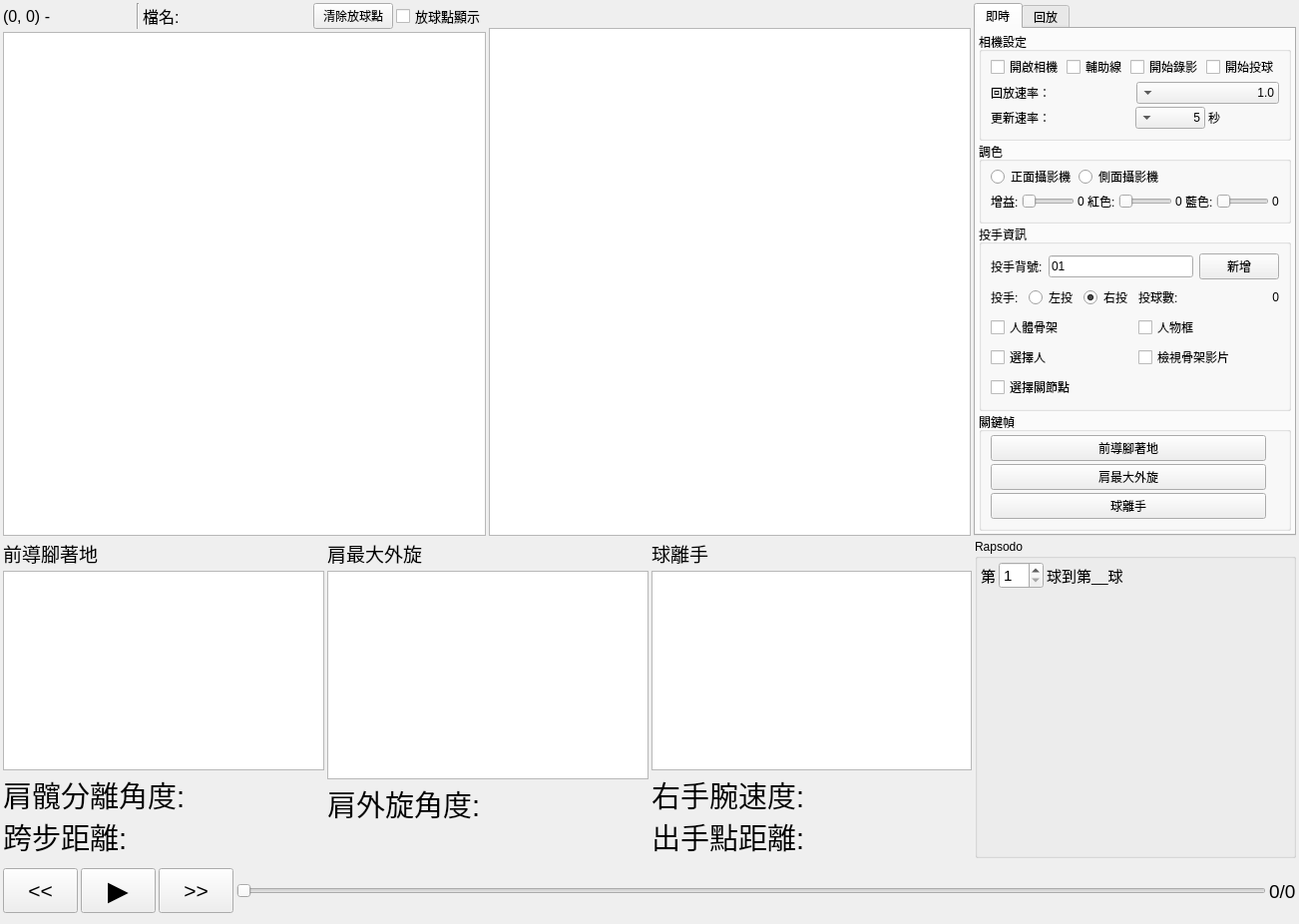
<?xml version="1.0" encoding="UTF-8"?>
<ui version="4.0">
 <class>pitch_ui</class>
 <widget class="QWidget" name="pitch_ui">
  <property name="geometry">
   <rect>
    <x>0</x>
    <y>0</y>
    <width>1302</width>
    <height>833</height>
   </rect>
  </property>
  <property name="windowTitle">
   <string>Form</string>
  </property>
  <layout class="QVBoxLayout" name="verticalLayout_11">
   <property name="spacing">
    <number>3</number>
   </property>
   <property name="leftMargin">
    <number>3</number>
   </property>
   <property name="topMargin">
    <number>3</number>
   </property>
   <property name="rightMargin">
    <number>3</number>
   </property>
   <property name="bottomMargin">
    <number>3</number>
   </property>
   <item>
    <layout class="QHBoxLayout" name="horizontalLayout_20" stretch="2,2,1">
     <property name="spacing">
      <number>3</number>
     </property>
     <item>
      <layout class="QVBoxLayout" name="verticalLayout_3">
       <property name="spacing">
        <number>3</number>
       </property>
       <item>
        <layout class="QHBoxLayout" name="horizontalLayout_19">
         <item>
          <widget class="QLabel" name="ResolutionLabel">
           <property name="sizePolicy">
            <sizepolicy hsizetype="Expanding" vsizetype="Preferred">
             <horstretch>0</horstretch>
             <verstretch>0</verstretch>
            </sizepolicy>
           </property>
           <property name="maximumSize">
            <size>
             <width>16777215</width>
             <height>30</height>
            </size>
           </property>
           <property name="font">
            <font>
             <family>Arial</family>
             <pointsize>12</pointsize>
            </font>
           </property>
           <property name="text">
            <string>(0, 0) - </string>
           </property>
          </widget>
         </item>
         <item>
          <widget class="Line" name="line">
           <property name="orientation">
            <enum>Qt::Vertical</enum>
           </property>
          </widget>
         </item>
         <item>
          <widget class="QLabel" name="fileNameLabel">
           <property name="font">
            <font>
             <pointsize>12</pointsize>
            </font>
           </property>
           <property name="text">
            <string>檔名:</string>
           </property>
          </widget>
         </item>
         <item>
          <spacer name="horizontalSpacer_5">
           <property name="orientation">
            <enum>Qt::Horizontal</enum>
           </property>
           <property name="sizeHint" stdset="0">
            <size>
             <width>40</width>
             <height>20</height>
            </size>
           </property>
          </spacer>
         </item>
         <item>
          <widget class="QPushButton" name="resetBRBtn">
           <property name="sizePolicy">
            <sizepolicy hsizetype="Preferred" vsizetype="Preferred">
             <horstretch>0</horstretch>
             <verstretch>0</verstretch>
            </sizepolicy>
           </property>
           <property name="text">
            <string>清除放球點</string>
           </property>
          </widget>
         </item>
         <item>
          <widget class="QCheckBox" name="showBR_checkBox">
           <property name="sizePolicy">
            <sizepolicy hsizetype="Preferred" vsizetype="Preferred">
             <horstretch>0</horstretch>
             <verstretch>0</verstretch>
            </sizepolicy>
           </property>
           <property name="font">
            <font>
             <pointsize>10</pointsize>
            </font>
           </property>
           <property name="text">
            <string>放球點顯示</string>
           </property>
           <property name="checked">
            <bool>false</bool>
           </property>
          </widget>
         </item>
        </layout>
       </item>
       <item>
        <widget class="QGraphicsView" name="FrameView">
         <property name="sizePolicy">
          <sizepolicy hsizetype="Expanding" vsizetype="Expanding">
           <horstretch>0</horstretch>
           <verstretch>0</verstretch>
          </sizepolicy>
         </property>
         <property name="minimumSize">
          <size>
           <width>480</width>
           <height>272</height>
          </size>
         </property>
         <property name="baseSize">
          <size>
           <width>640</width>
           <height>362</height>
          </size>
         </property>
        </widget>
       </item>
      </layout>
     </item>
     <item>
      <layout class="QVBoxLayout" name="verticalLayout_5">
       <property name="spacing">
        <number>3</number>
       </property>
       <item>
        <layout class="QHBoxLayout" name="horizontalLayout_15">
         <item>
          <widget class="QLabel" name="RecordStatelabel">
           <property name="sizePolicy">
            <sizepolicy hsizetype="Preferred" vsizetype="Preferred">
             <horstretch>0</horstretch>
             <verstretch>0</verstretch>
            </sizepolicy>
           </property>
           <property name="minimumSize">
            <size>
             <width>0</width>
             <height>0</height>
            </size>
           </property>
           <property name="font">
            <font>
             <pointsize>14</pointsize>
            </font>
           </property>
           <property name="text">
            <string/>
           </property>
          </widget>
         </item>
         <item>
          <widget class="QLabel" name="StateLabel">
           <property name="font">
            <font>
             <pointsize>14</pointsize>
            </font>
           </property>
           <property name="text">
            <string/>
           </property>
          </widget>
         </item>
        </layout>
       </item>
       <item>
        <widget class="QGraphicsView" name="FrameView_2">
         <property name="sizePolicy">
          <sizepolicy hsizetype="Expanding" vsizetype="Expanding">
           <horstretch>0</horstretch>
           <verstretch>0</verstretch>
          </sizepolicy>
         </property>
         <property name="minimumSize">
          <size>
           <width>480</width>
           <height>272</height>
          </size>
         </property>
         <property name="baseSize">
          <size>
           <width>640</width>
           <height>362</height>
          </size>
         </property>
        </widget>
       </item>
      </layout>
     </item>
     <item>
      <widget class="QTabWidget" name="tabWidget">
       <property name="sizePolicy">
        <sizepolicy hsizetype="Preferred" vsizetype="Preferred">
         <horstretch>0</horstretch>
         <verstretch>0</verstretch>
        </sizepolicy>
       </property>
       <property name="minimumSize">
        <size>
         <width>0</width>
         <height>0</height>
        </size>
       </property>
       <property name="currentIndex">
        <number>0</number>
       </property>
       <widget class="QWidget" name="tab">
        <attribute name="title">
         <string>即時</string>
        </attribute>
        <layout class="QVBoxLayout" name="verticalLayout_6">
         <property name="spacing">
          <number>1</number>
         </property>
         <property name="leftMargin">
          <number>3</number>
         </property>
         <property name="topMargin">
          <number>3</number>
         </property>
         <property name="rightMargin">
          <number>3</number>
         </property>
         <property name="bottomMargin">
          <number>3</number>
         </property>
         <item>
          <widget class="QGroupBox" name="camerSettingGroupBox">
           <property name="title">
            <string>相機設定</string>
           </property>
           <layout class="QVBoxLayout" name="verticalLayout_9">
            <property name="spacing">
             <number>3</number>
            </property>
            <property name="topMargin">
             <number>3</number>
            </property>
            <item>
             <layout class="QHBoxLayout" name="horizontalLayout_5">
              <item>
               <widget class="QCheckBox" name="cameraCheckBox">
                <property name="text">
                 <string>開啟相機</string>
                </property>
               </widget>
              </item>
              <item>
               <widget class="QCheckBox" name="showLineCheckBox">
                <property name="text">
                 <string>輔助線</string>
                </property>
               </widget>
              </item>
              <item>
               <widget class="QCheckBox" name="recordCheckBox">
                <property name="text">
                 <string>開始錄影</string>
                </property>
               </widget>
              </item>
              <item>
               <widget class="QCheckBox" name="startPitchCheckBox">
                <property name="text">
                 <string>開始投球</string>
                </property>
               </widget>
              </item>
             </layout>
            </item>
            <item>
             <layout class="QHBoxLayout" name="horizontalLayout_2">
              <item>
               <widget class="QLabel" name="label">
                <property name="text">
                 <string>回放速率：</string>
                </property>
               </widget>
              </item>
              <item>
               <widget class="QComboBox" name="slowMotionInput">
                <property name="font">
                 <font>
                  <kerning>true</kerning>
                 </font>
                </property>
                <property name="layoutDirection">
                 <enum>Qt::RightToLeft</enum>
                </property>
                <item>
                 <property name="text">
                  <string>1.0</string>
                 </property>
                </item>
                <item>
                 <property name="text">
                  <string>0.75</string>
                 </property>
                </item>
                <item>
                 <property name="text">
                  <string>0.5</string>
                 </property>
                </item>
                <item>
                 <property name="text">
                  <string>0.25</string>
                 </property>
                </item>
               </widget>
              </item>
             </layout>
            </item>
            <item>
             <layout class="QHBoxLayout" name="horizontalLayout_23" stretch="2,1,1">
              <property name="spacing">
               <number>3</number>
              </property>
              <item>
               <widget class="QLabel" name="label_5">
                <property name="text">
                 <string>更新速率：</string>
                </property>
               </widget>
              </item>
              <item>
               <widget class="QComboBox" name="comboBox">
                <property name="layoutDirection">
                 <enum>Qt::RightToLeft</enum>
                </property>
                <item>
                 <property name="text">
                  <string>5</string>
                 </property>
                </item>
                <item>
                 <property name="text">
                  <string>10</string>
                 </property>
                </item>
                <item>
                 <property name="text">
                  <string>20</string>
                 </property>
                </item>
                <item>
                 <property name="text">
                  <string>0</string>
                 </property>
                </item>
               </widget>
              </item>
              <item>
               <widget class="QLabel" name="label_6">
                <property name="sizePolicy">
                 <sizepolicy hsizetype="Preferred" vsizetype="Preferred">
                  <horstretch>0</horstretch>
                  <verstretch>0</verstretch>
                 </sizepolicy>
                </property>
                <property name="text">
                 <string>秒</string>
                </property>
               </widget>
              </item>
             </layout>
            </item>
           </layout>
          </widget>
         </item>
         <item>
          <widget class="QGroupBox" name="groupBox">
           <property name="title">
            <string>調色</string>
           </property>
           <layout class="QVBoxLayout" name="verticalLayout">
            <property name="spacing">
             <number>3</number>
            </property>
            <property name="topMargin">
             <number>3</number>
            </property>
            <item>
             <layout class="QHBoxLayout" name="horizontalLayout_7">
              <item>
               <widget class="QRadioButton" name="frontCamera">
                <property name="sizePolicy">
                 <sizepolicy hsizetype="Minimum" vsizetype="Preferred">
                  <horstretch>0</horstretch>
                  <verstretch>0</verstretch>
                 </sizepolicy>
                </property>
                <property name="text">
                 <string>正面攝影機</string>
                </property>
               </widget>
              </item>
              <item>
               <widget class="QRadioButton" name="sideCamera">
                <property name="sizePolicy">
                 <sizepolicy hsizetype="Minimum" vsizetype="Preferred">
                  <horstretch>0</horstretch>
                  <verstretch>0</verstretch>
                 </sizepolicy>
                </property>
                <property name="text">
                 <string>側面攝影機</string>
                </property>
               </widget>
              </item>
              <item>
               <spacer name="horizontalSpacer_2">
                <property name="orientation">
                 <enum>Qt::Horizontal</enum>
                </property>
                <property name="sizeHint" stdset="0">
                 <size>
                  <width>40</width>
                  <height>20</height>
                 </size>
                </property>
               </spacer>
              </item>
             </layout>
            </item>
            <item>
             <layout class="QHBoxLayout" name="horizontalLayout_14">
              <item>
               <layout class="QHBoxLayout" name="horizontalLayout_9">
                <item>
                 <widget class="QLabel" name="gain">
                  <property name="text">
                   <string>增益:</string>
                  </property>
                 </widget>
                </item>
                <item>
                 <widget class="QSlider" name="gainSlider">
                  <property name="sizePolicy">
                   <sizepolicy hsizetype="Expanding" vsizetype="Fixed">
                    <horstretch>0</horstretch>
                    <verstretch>0</verstretch>
                   </sizepolicy>
                  </property>
                  <property name="orientation">
                   <enum>Qt::Horizontal</enum>
                  </property>
                 </widget>
                </item>
                <item>
                 <widget class="QLabel" name="gain_value">
                  <property name="text">
                   <string>0</string>
                  </property>
                 </widget>
                </item>
               </layout>
              </item>
              <item>
               <layout class="QHBoxLayout" name="horizontalLayout_11">
                <item>
                 <widget class="QLabel" name="red_ratio">
                  <property name="text">
                   <string>紅色:</string>
                  </property>
                 </widget>
                </item>
                <item>
                 <widget class="QSlider" name="redRatioSlider">
                  <property name="sizePolicy">
                   <sizepolicy hsizetype="Expanding" vsizetype="Fixed">
                    <horstretch>0</horstretch>
                    <verstretch>0</verstretch>
                   </sizepolicy>
                  </property>
                  <property name="orientation">
                   <enum>Qt::Horizontal</enum>
                  </property>
                 </widget>
                </item>
                <item>
                 <widget class="QLabel" name="red_ratio_value">
                  <property name="text">
                   <string>0</string>
                  </property>
                 </widget>
                </item>
               </layout>
              </item>
              <item>
               <layout class="QHBoxLayout" name="horizontalLayout_13">
                <item>
                 <widget class="QLabel" name="blue_ratio">
                  <property name="text">
                   <string>藍色:</string>
                  </property>
                 </widget>
                </item>
                <item>
                 <widget class="QSlider" name="blueRatioSlider">
                  <property name="sizePolicy">
                   <sizepolicy hsizetype="Expanding" vsizetype="Fixed">
                    <horstretch>0</horstretch>
                    <verstretch>0</verstretch>
                   </sizepolicy>
                  </property>
                  <property name="orientation">
                   <enum>Qt::Horizontal</enum>
                  </property>
                 </widget>
                </item>
                <item>
                 <widget class="QLabel" name="blue_ratio_value">
                  <property name="text">
                   <string>0</string>
                  </property>
                 </widget>
                </item>
               </layout>
              </item>
             </layout>
            </item>
           </layout>
          </widget>
         </item>
         <item>
          <widget class="QGroupBox" name="displayGroupBox">
           <property name="title">
            <string>投手資訊</string>
           </property>
           <layout class="QGridLayout" name="gridLayout">
            <item row="1" column="0">
             <widget class="QCheckBox" name="showSkeletonCheckBox">
              <property name="text">
               <string>人體骨架</string>
              </property>
              <property name="checked">
               <bool>false</bool>
              </property>
             </widget>
            </item>
            <item row="1" column="1">
             <widget class="QCheckBox" name="showBboxCheckBox">
              <property name="text">
               <string>人物框</string>
              </property>
              <property name="checkable">
               <bool>true</bool>
              </property>
              <property name="checked">
               <bool>false</bool>
              </property>
             </widget>
            </item>
            <item row="0" column="0" colspan="2">
             <layout class="QVBoxLayout" name="verticalLayout_10">
              <item>
               <layout class="QHBoxLayout" name="horizontalLayout_6">
                <item>
                 <widget class="QLabel" name="label_2">
                  <property name="text">
                   <string>投手背號:</string>
                  </property>
                 </widget>
                </item>
                <item>
                 <layout class="QHBoxLayout" name="horizontalLayout_12">
                  <item>
                   <widget class="QLineEdit" name="PitcherID">
                    <property name="text">
                     <string>01</string>
                    </property>
                   </widget>
                  </item>
                  <item>
                   <widget class="QPushButton" name="addPitcherButton">
                    <property name="text">
                     <string>新增</string>
                    </property>
                   </widget>
                  </item>
                 </layout>
                </item>
               </layout>
              </item>
              <item>
               <layout class="QHBoxLayout" name="horizontalLayout">
                <item>
                 <layout class="QHBoxLayout" name="horizontalLayout_8">
                  <item>
                   <widget class="QLabel" name="pitchLabel">
                    <property name="text">
                     <string>投手:</string>
                    </property>
                   </widget>
                  </item>
                  <item>
                   <widget class="QRadioButton" name="pitchInput_L">
                    <property name="text">
                     <string>左投</string>
                    </property>
                   </widget>
                  </item>
                  <item>
                   <widget class="QRadioButton" name="pitchInput">
                    <property name="text">
                     <string>右投</string>
                    </property>
                    <property name="checked">
                     <bool>true</bool>
                    </property>
                   </widget>
                  </item>
                 </layout>
                </item>
                <item>
                 <layout class="QHBoxLayout" name="horizontalLayout_3">
                  <item>
                   <widget class="QLabel" name="PLabel">
                    <property name="sizePolicy">
                     <sizepolicy hsizetype="Preferred" vsizetype="Fixed">
                      <horstretch>0</horstretch>
                      <verstretch>0</verstretch>
                     </sizepolicy>
                    </property>
                    <property name="text">
                     <string>投球數:</string>
                    </property>
                   </widget>
                  </item>
                  <item>
                   <widget class="QLabel" name="PitchCountLabel">
                    <property name="sizePolicy">
                     <sizepolicy hsizetype="Preferred" vsizetype="Fixed">
                      <horstretch>0</horstretch>
                      <verstretch>0</verstretch>
                     </sizepolicy>
                    </property>
                    <property name="minimumSize">
                     <size>
                      <width>0</width>
                      <height>0</height>
                     </size>
                    </property>
                    <property name="text">
                     <string>0</string>
                    </property>
                    <property name="alignment">
                     <set>Qt::AlignRight|Qt::AlignTrailing|Qt::AlignVCenter</set>
                    </property>
                   </widget>
                  </item>
                 </layout>
                </item>
               </layout>
              </item>
             </layout>
            </item>
            <item row="3" column="0">
             <widget class="QCheckBox" name="selectKptCheckBox">
              <property name="text">
               <string>選擇關節點</string>
              </property>
             </widget>
            </item>
            <item row="2" column="0">
             <widget class="QCheckBox" name="selectCheckBox">
              <property name="text">
               <string>選擇人</string>
              </property>
              <property name="checked">
               <bool>false</bool>
              </property>
             </widget>
            </item>
            <item row="2" column="1">
             <widget class="QCheckBox" name="skeletonVideoCheckBox">
              <property name="text">
               <string>檢視骨架影片</string>
              </property>
             </widget>
            </item>
           </layout>
          </widget>
         </item>
         <item>
          <widget class="QGroupBox" name="KeyFrameGroupBox">
           <property name="title">
            <string>關鍵幀</string>
           </property>
           <layout class="QGridLayout" name="gridLayout_5">
            <property name="topMargin">
             <number>3</number>
            </property>
            <property name="verticalSpacing">
             <number>3</number>
            </property>
            <item row="0" column="1">
             <widget class="QLabel" name="footContact_label">
              <property name="text">
               <string/>
              </property>
              <property name="alignment">
               <set>Qt::AlignRight|Qt::AlignTrailing|Qt::AlignVCenter</set>
              </property>
             </widget>
            </item>
            <item row="1" column="1">
             <widget class="QLabel" name="maxER_label">
              <property name="text">
               <string/>
              </property>
              <property name="alignment">
               <set>Qt::AlignRight|Qt::AlignTrailing|Qt::AlignVCenter</set>
              </property>
             </widget>
            </item>
            <item row="2" column="1">
             <widget class="QLabel" name="release_label">
              <property name="text">
               <string/>
              </property>
              <property name="alignment">
               <set>Qt::AlignRight|Qt::AlignTrailing|Qt::AlignVCenter</set>
              </property>
             </widget>
            </item>
            <item row="0" column="0">
             <widget class="QPushButton" name="footContact_ptn">
              <property name="sizePolicy">
               <sizepolicy hsizetype="Expanding" vsizetype="Fixed">
                <horstretch>0</horstretch>
                <verstretch>0</verstretch>
               </sizepolicy>
              </property>
              <property name="text">
               <string>前導腳著地</string>
              </property>
             </widget>
            </item>
            <item row="2" column="0">
             <widget class="QPushButton" name="release_ptn">
              <property name="sizePolicy">
               <sizepolicy hsizetype="Expanding" vsizetype="Fixed">
                <horstretch>0</horstretch>
                <verstretch>0</verstretch>
               </sizepolicy>
              </property>
              <property name="text">
               <string>球離手</string>
              </property>
             </widget>
            </item>
            <item row="1" column="0">
             <widget class="QPushButton" name="maxER_ptn">
              <property name="sizePolicy">
               <sizepolicy hsizetype="Expanding" vsizetype="Fixed">
                <horstretch>0</horstretch>
                <verstretch>0</verstretch>
               </sizepolicy>
              </property>
              <property name="text">
               <string>肩最大外旋</string>
              </property>
             </widget>
            </item>
           </layout>
          </widget>
         </item>
        </layout>
       </widget>
       <widget class="QWidget" name="tab_2">
        <attribute name="title">
         <string>回放</string>
        </attribute>
        <layout class="QGridLayout" name="gridLayout_3">
         <item row="0" column="0">
          <widget class="QGroupBox" name="kptAdjustGroupbox">
           <property name="title">
            <string>選取影片</string>
           </property>
           <layout class="QVBoxLayout" name="verticalLayout_4">
            <property name="leftMargin">
             <number>3</number>
            </property>
            <property name="topMargin">
             <number>3</number>
            </property>
            <property name="rightMargin">
             <number>3</number>
            </property>
            <property name="bottomMargin">
             <number>3</number>
            </property>
            <item>
             <widget class="QTreeWidget" name="videoTree">
              <column>
               <property name="text">
                <string>資料夾</string>
               </property>
              </column>
             </widget>
            </item>
           </layout>
          </widget>
         </item>
        </layout>
       </widget>
      </widget>
     </item>
    </layout>
   </item>
   <item>
    <layout class="QHBoxLayout" name="horizontalLayout_18">
     <property name="spacing">
      <number>3</number>
     </property>
     <item>
      <layout class="QVBoxLayout" name="verticalLayout_2">
       <item>
        <widget class="QLabel" name="FC">
         <property name="font">
          <font>
           <pointsize>14</pointsize>
          </font>
         </property>
         <property name="text">
          <string>前導腳著地</string>
         </property>
        </widget>
       </item>
       <item>
        <widget class="QGraphicsView" name="fcView">
         <property name="sizePolicy">
          <sizepolicy hsizetype="Expanding" vsizetype="Expanding">
           <horstretch>0</horstretch>
           <verstretch>0</verstretch>
          </sizepolicy>
         </property>
         <property name="minimumSize">
          <size>
           <width>0</width>
           <height>200</height>
          </size>
         </property>
         <property name="alignment">
          <set>Qt::AlignLeading|Qt::AlignLeft|Qt::AlignVCenter</set>
         </property>
        </widget>
       </item>
       <item>
        <layout class="QHBoxLayout" name="horizontalLayout_10">
         <item>
          <widget class="QLabel" name="FC_label_2">
           <property name="font">
            <font>
             <pointsize>22</pointsize>
            </font>
           </property>
           <property name="text">
            <string>肩髖分離角度:
跨步距離:</string>
           </property>
          </widget>
         </item>
         <item>
          <widget class="QLabel" name="FC_label">
           <property name="font">
            <font>
             <pointsize>22</pointsize>
            </font>
           </property>
           <property name="text">
            <string/>
           </property>
           <property name="alignment">
            <set>Qt::AlignRight|Qt::AlignTrailing|Qt::AlignVCenter</set>
           </property>
          </widget>
         </item>
         <item>
          <widget class="QLabel" name="FC_label_unit">
           <property name="font">
            <font>
             <pointsize>22</pointsize>
            </font>
           </property>
           <property name="text">
            <string/>
           </property>
          </widget>
         </item>
         <item>
          <spacer name="horizontalSpacer">
           <property name="orientation">
            <enum>Qt::Horizontal</enum>
           </property>
           <property name="sizeHint" stdset="0">
            <size>
             <width>40</width>
             <height>20</height>
            </size>
           </property>
          </spacer>
         </item>
        </layout>
       </item>
      </layout>
     </item>
     <item>
      <layout class="QVBoxLayout" name="verticalLayout_7">
       <item>
        <widget class="QLabel" name="MER">
         <property name="font">
          <font>
           <pointsize>14</pointsize>
          </font>
         </property>
         <property name="text">
          <string>肩最大外旋</string>
         </property>
        </widget>
       </item>
       <item>
        <widget class="QGraphicsView" name="merView">
         <property name="sizePolicy">
          <sizepolicy hsizetype="Expanding" vsizetype="Expanding">
           <horstretch>0</horstretch>
           <verstretch>0</verstretch>
          </sizepolicy>
         </property>
         <property name="minimumSize">
          <size>
           <width>0</width>
           <height>200</height>
          </size>
         </property>
         <property name="alignment">
          <set>Qt::AlignLeading|Qt::AlignLeft|Qt::AlignVCenter</set>
         </property>
        </widget>
       </item>
       <item>
        <layout class="QHBoxLayout" name="horizontalLayout_16">
         <item>
          <widget class="QLabel" name="MER_label_2">
           <property name="font">
            <font>
             <pointsize>22</pointsize>
            </font>
           </property>
           <property name="text">
            <string>肩外旋角度:
</string>
           </property>
          </widget>
         </item>
         <item>
          <widget class="QLabel" name="MER_label">
           <property name="font">
            <font>
             <pointsize>22</pointsize>
            </font>
           </property>
           <property name="text">
            <string/>
           </property>
           <property name="alignment">
            <set>Qt::AlignRight|Qt::AlignTrailing|Qt::AlignVCenter</set>
           </property>
          </widget>
         </item>
         <item>
          <widget class="QLabel" name="MER_label_unit">
           <property name="font">
            <font>
             <pointsize>22</pointsize>
            </font>
           </property>
           <property name="text">
            <string/>
           </property>
          </widget>
         </item>
         <item>
          <spacer name="horizontalSpacer_3">
           <property name="orientation">
            <enum>Qt::Horizontal</enum>
           </property>
           <property name="sizeHint" stdset="0">
            <size>
             <width>40</width>
             <height>20</height>
            </size>
           </property>
          </spacer>
         </item>
        </layout>
       </item>
      </layout>
     </item>
     <item>
      <layout class="QVBoxLayout" name="verticalLayout_8">
       <item>
        <widget class="QLabel" name="BR">
         <property name="font">
          <font>
           <pointsize>14</pointsize>
          </font>
         </property>
         <property name="text">
          <string>球離手</string>
         </property>
        </widget>
       </item>
       <item>
        <widget class="QGraphicsView" name="brView">
         <property name="sizePolicy">
          <sizepolicy hsizetype="Expanding" vsizetype="Expanding">
           <horstretch>0</horstretch>
           <verstretch>0</verstretch>
          </sizepolicy>
         </property>
         <property name="minimumSize">
          <size>
           <width>0</width>
           <height>200</height>
          </size>
         </property>
         <property name="alignment">
          <set>Qt::AlignLeading|Qt::AlignLeft|Qt::AlignVCenter</set>
         </property>
        </widget>
       </item>
       <item>
        <layout class="QHBoxLayout" name="horizontalLayout_17">
         <item>
          <widget class="QLabel" name="BR_label_2">
           <property name="font">
            <font>
             <pointsize>22</pointsize>
            </font>
           </property>
           <property name="text">
            <string>右手腕速度:
出手點距離:</string>
           </property>
          </widget>
         </item>
         <item>
          <widget class="QLabel" name="BR_label">
           <property name="font">
            <font>
             <pointsize>22</pointsize>
            </font>
           </property>
           <property name="text">
            <string/>
           </property>
           <property name="alignment">
            <set>Qt::AlignRight|Qt::AlignTrailing|Qt::AlignVCenter</set>
           </property>
          </widget>
         </item>
         <item>
          <widget class="QLabel" name="BR_label_unit">
           <property name="font">
            <font>
             <pointsize>22</pointsize>
            </font>
           </property>
           <property name="text">
            <string/>
           </property>
          </widget>
         </item>
         <item>
          <spacer name="horizontalSpacer_4">
           <property name="orientation">
            <enum>Qt::Horizontal</enum>
           </property>
           <property name="sizeHint" stdset="0">
            <size>
             <width>40</width>
             <height>20</height>
            </size>
           </property>
          </spacer>
         </item>
        </layout>
       </item>
      </layout>
     </item>
     <item>
      <widget class="QGroupBox" name="groupBox_2">
       <property name="title">
        <string>Rapsodo</string>
       </property>
       <layout class="QVBoxLayout" name="verticalLayout_12">
        <property name="spacing">
         <number>3</number>
        </property>
        <property name="leftMargin">
         <number>3</number>
        </property>
        <property name="topMargin">
         <number>3</number>
        </property>
        <property name="rightMargin">
         <number>3</number>
        </property>
        <property name="bottomMargin">
         <number>3</number>
        </property>
        <item>
         <layout class="QHBoxLayout" name="horizontalLayout_21">
          <item>
           <widget class="QLabel" name="label_3">
            <property name="font">
             <font>
              <pointsize>11</pointsize>
             </font>
            </property>
            <property name="text">
             <string>第</string>
            </property>
           </widget>
          </item>
          <item>
           <widget class="QSpinBox" name="spinBox">
            <property name="font">
             <font>
              <pointsize>11</pointsize>
             </font>
            </property>
            <property name="minimum">
             <number>1</number>
            </property>
           </widget>
          </item>
          <item>
           <widget class="QLabel" name="label_4">
            <property name="font">
             <font>
              <pointsize>11</pointsize>
             </font>
            </property>
            <property name="text">
             <string>球到第__球</string>
            </property>
           </widget>
          </item>
          <item>
           <spacer name="horizontalSpacer_6">
            <property name="orientation">
             <enum>Qt::Horizontal</enum>
            </property>
            <property name="sizeHint" stdset="0">
             <size>
              <width>40</width>
              <height>20</height>
             </size>
            </property>
           </spacer>
          </item>
         </layout>
        </item>
        <item>
         <widget class="QLabel" name="RoiLabel">
          <property name="sizePolicy">
           <sizepolicy hsizetype="Expanding" vsizetype="Expanding">
            <horstretch>0</horstretch>
            <verstretch>0</verstretch>
           </sizepolicy>
          </property>
          <property name="text">
           <string/>
          </property>
         </widget>
        </item>
        <item>
         <layout class="QHBoxLayout" name="horizontalLayout_22">
          <item>
           <widget class="QLabel" name="RapsodoDataLabel">
            <property name="font">
             <font>
              <pointsize>20</pointsize>
             </font>
            </property>
            <property name="text">
             <string/>
            </property>
            <property name="alignment">
             <set>Qt::AlignLeading|Qt::AlignLeft|Qt::AlignTop</set>
            </property>
           </widget>
          </item>
          <item>
           <widget class="QWidget" name="spinDirectionWidget" native="true"/>
          </item>
         </layout>
        </item>
       </layout>
      </widget>
     </item>
    </layout>
   </item>
   <item>
    <layout class="QHBoxLayout" name="horizontalLayout_4">
     <item>
      <widget class="QPushButton" name="backKeyBtn">
       <property name="minimumSize">
        <size>
         <width>75</width>
         <height>45</height>
        </size>
       </property>
       <property name="maximumSize">
        <size>
         <width>75</width>
         <height>45</height>
        </size>
       </property>
       <property name="font">
        <font>
         <pointsize>16</pointsize>
        </font>
       </property>
       <property name="text">
        <string>&lt;&lt;</string>
       </property>
      </widget>
     </item>
     <item>
      <widget class="QPushButton" name="playBtn">
       <property name="minimumSize">
        <size>
         <width>75</width>
         <height>45</height>
        </size>
       </property>
       <property name="maximumSize">
        <size>
         <width>75</width>
         <height>45</height>
        </size>
       </property>
       <property name="font">
        <font>
         <pointsize>20</pointsize>
         <weight>75</weight>
         <bold>true</bold>
        </font>
       </property>
       <property name="layoutDirection">
        <enum>Qt::RightToLeft</enum>
       </property>
       <property name="text">
        <string>▶︎</string>
       </property>
       <property name="iconSize">
        <size>
         <width>20</width>
         <height>20</height>
        </size>
       </property>
      </widget>
     </item>
     <item>
      <widget class="QPushButton" name="forwardKeyBtn">
       <property name="minimumSize">
        <size>
         <width>75</width>
         <height>45</height>
        </size>
       </property>
       <property name="maximumSize">
        <size>
         <width>75</width>
         <height>45</height>
        </size>
       </property>
       <property name="font">
        <font>
         <pointsize>16</pointsize>
        </font>
       </property>
       <property name="text">
        <string>&gt;&gt;</string>
       </property>
      </widget>
     </item>
     <item>
      <widget class="QSlider" name="frameSlider">
       <property name="minimumSize">
        <size>
         <width>300</width>
         <height>60</height>
        </size>
       </property>
       <property name="orientation">
        <enum>Qt::Horizontal</enum>
       </property>
      </widget>
     </item>
     <item>
      <widget class="QLabel" name="frameNumLabel">
       <property name="minimumSize">
        <size>
         <width>20</width>
         <height>20</height>
        </size>
       </property>
       <property name="font">
        <font>
         <pointsize>14</pointsize>
        </font>
       </property>
       <property name="text">
        <string>0/0</string>
       </property>
      </widget>
     </item>
    </layout>
   </item>
  </layout>
 </widget>
 <resources/>
 <connections/>
</ui>
